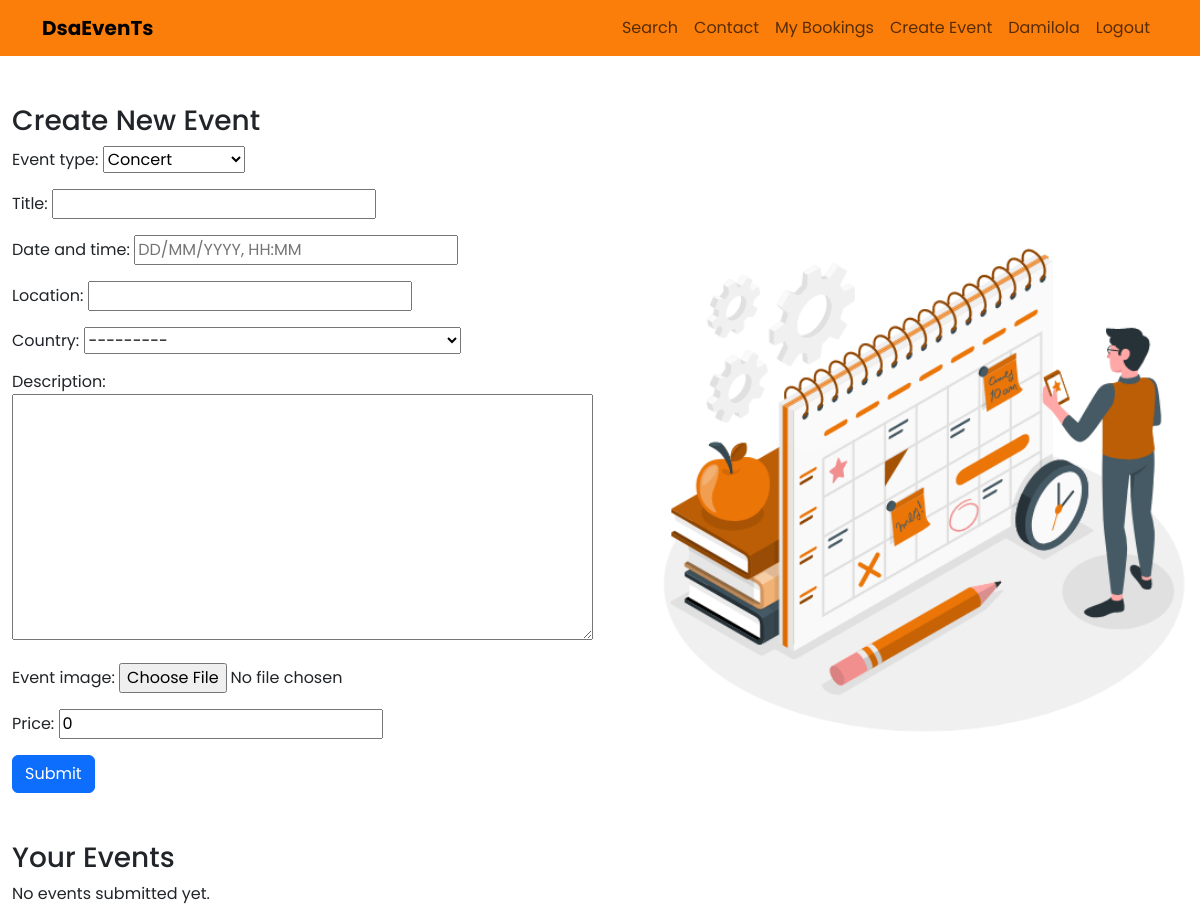
/events-submission/ (signed in), run on an earlier commit of the app's database.
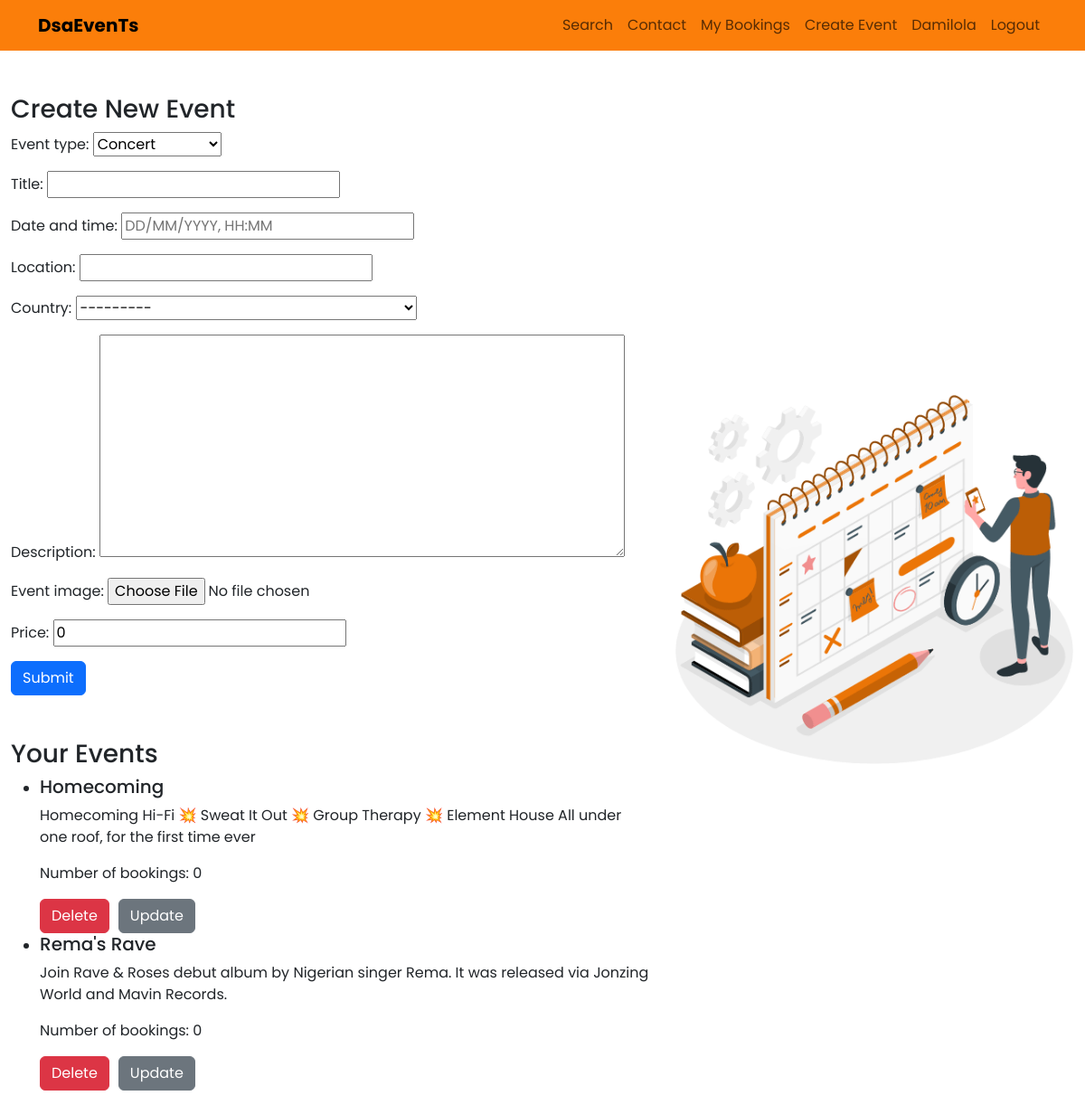
And on a later commit of the database.
### events/models.py (models this page shows)
class Event(models.Model):
    EVENT_TYPE_CHOICES = (
        ('concert', 'Concert'),
        ('music_festival', 'Music Festival'),
        ('workshop', 'Workshop'),
        ('conference', 'Conference'),
        ('exhibition', 'Exhibition'),
        ('album_release', 'Album Release'),
        ('live_stream', 'Live Stream'),
        ('meetup', 'Meetup'),
    )
    event_type = models.CharField(max_length=100, choices=EVENT_TYPE_CHOICES)
    title = models.CharField(max_length=255)
    date_and_time = models.DateTimeField()
    location = models.CharField(max_length=255)
    country = CountryField()
    description = models.TextField()
    event_image = models.ImageField(blank=True)
    price = models.DecimalField(max_digits=10, decimal_places=2, default=0)
    user = models.ForeignKey(User, on_delete=models.CASCADE, default= None)

### events/views.py (the view)
# urls.py: path('events-submission/', views.create_event, name='event-submission'),
@login_required
def create_event(request):
    if request.method == 'POST':
        form = EventForm(request.POST, request.FILES)
        if form.is_valid():
            event = form.save(commit=False)
            if 'event_image' in request.FILES:
                s3_url = upload_to_s3(request.FILES['event_image'],
                request.FILES['event_image'].name)
                event.event_image = s3_url
            event.user=request.user
            event.save()
            return redirect('homepage')
    else:
        form = EventForm()
    existing_events = Event.objects.filter(user=request.user)
    return render(request, 'events/events_submission.html',
    {'form': form, 'existing_events': existing_events})

### events/forms.py
class EventForm(forms.ModelForm):
    date_and_time = forms.DateTimeField(input_formats=['%d/%m/%Y, %H:%M'],
    widget=DateTimeInput(attrs={'placeholder': 'DD/MM/YYYY, HH:MM'}))
    class Meta:
        model = Event
        fields = ['event_type', 'title', 'date_and_time', 'location', 'country',
        'description', 'event_image', 'price']
        widgets = {
            'date_and_time': DateTimeLocalInput(),
            'country': forms.Select(choices=[(country.code, country.name)
            for country in countries]),
        }
    def __init__(self, *args, **kwargs):
        super().__init__(*args, **kwargs)
        self.fields['event_type'].choices = Event.EVENT_TYPE_CHOICES

### templates/events/events_submission.html (shortened to what this page needs)
{% extends 'base.html' %}
{% load static %}
{% block content %}
<div style ="display:flex; justify-content:space-between; align-items:center;">
<div>
    <div class="container mt-5">
    <h3>Create New Event</h3>
    <form method="post" enctype="multipart/form-data">
        {{ form.as_p }}
        <button type="submit" class="btn btn-primary">Submit</button>
    </form>
</div>
    <div class="container mt-5">
    <h3>Your Events</h3>
    {% if existing_events %}
    <ul>
        {% for event in existing_events %}
        <li>
            <h5>{{ event.title }}</h5>
            <p>{{ event.description }}</p>
             <p>Number of bookings: {{ event.bookings.count }}</p>
        <div style="display: flex; flex-direction:row; gap:10px;">
            <form method="post" action="{% url 'delete_event' event.id %}">
                <button type="submit" class="btn btn-danger">Delete</button>
            </form>
            <a href="{% url 'update_event' event.id %}" class="btn btn-secondary">Update</a>
        </div>
        </li>
        {% endfor %}
    </ul>
    {% else %}
    <p>No events submitted yet.</p>
    {% endif %}
</div>
</div>
<div>
     <img src="{% static 'events/images/Schedule.gif' %}" alt="contact Image" class="img-fluid" style="width: 600px;">
</div>
</div>
{% endblock %}

What changed in the data, as far as the page shows it:
added Event: title "Homecoming", description "Homecoming Hi-Fi 💥 Sweat It Out 💥 Group Therapy 💥 Element House All under one roof, for the first time ever", bookings.count "0"
added Event: title "Rema's Rave", description "Join Rave & Roses debut album by Nigerian singer Rema. It was released via Jonzing World and Mavin Records.", bookings.count "0"
Also different on the page:
text no longer shown: "No events submitted yet."
